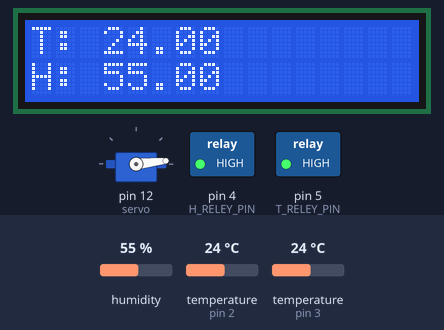
Recording of a sketch running on a simulated Arduino Uno, built with avr-gcc and run on an emulated ATmega328P. Parts: 16×2 character LCD, servo, switched loads named in the sketch (green lamp = pin HIGH). Inputs (shaded band) come from the test bench; at power-on: humidity 55 %, temperature (sensors on pin 2, pin 3) 24 °C.

Above: at 1.2 s.
1.3 s: humidity set to 68 %
At 4.5 s:
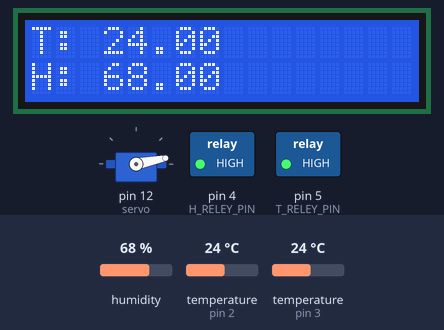
8.8 s: humidity set to 71 %
At 11.8 s:
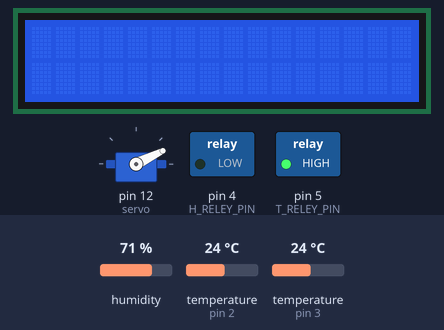
16.3 s: temperature (sensor on pin 2) set to 26.3 °C
At 17.9 s:
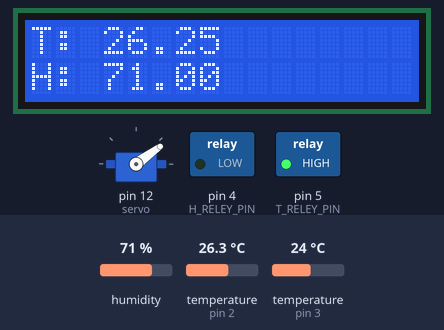
23.8 s: temperature (sensor on pin 2) set to 27.7 °C
At 26.7 s:
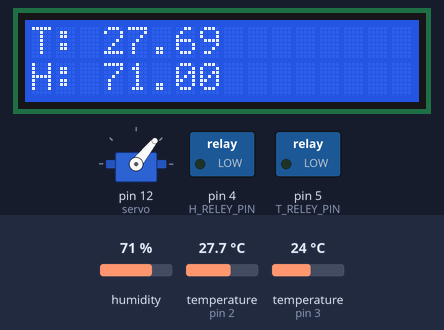
31.3 s: humidity set to 22 %
At 32.5 s:
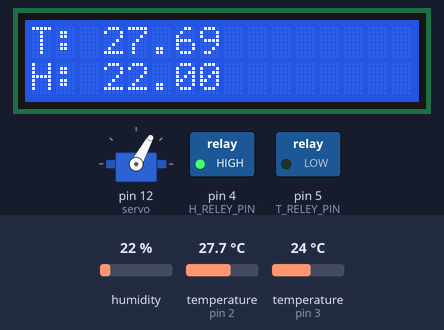
38.6 s: temperature (sensor on pin 2) set to 12 °C
At 41.3 s:
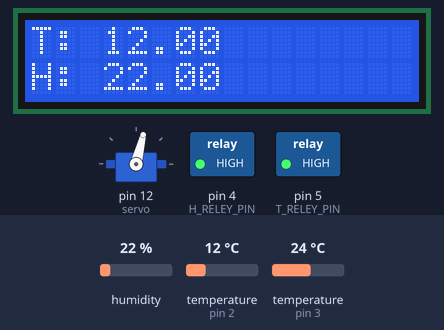
Timing chart, 0 to 54.6 s (numbered marks = the images above; inputs shaded):
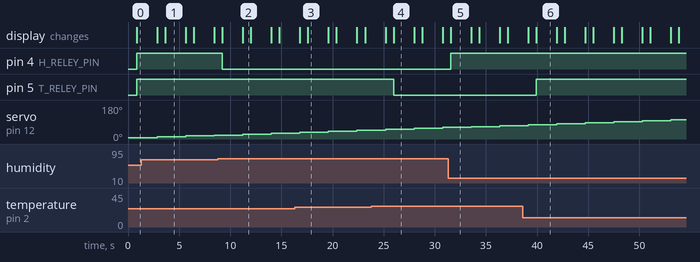

Measured:
- the behaviour switches between 69 and 70 % on humidity (found by bisection; images 1 and 2)
- the behaviour switches between 26.9 and 27 °C on temperature (sensor on pin 2) (found by bisection; images 3 and 4)
- after the input at 1.3 s, the display: first differs from a run without the input after 2.4 s (image 1)
- after the input at 8.8 s, pin 4 (H_RELEY_PIN): HIGH → LOW after 0.43 s; the display: first changes after 0.43 s (image 2 shows a later state)
- after the input at 16.3 s, the display: first differs from a run without the input after 1.3 s (image 3)
- after the input at 23.8 s, pin 5 (T_RELEY_PIN): HIGH → LOW after 2.2 s; the display: first differs from a run without the input after 2.2 s (image 4)
- after the input at 31.3 s, pin 4 (H_RELEY_PIN): LOW → HIGH after 0.24 s; the display: changes after 0.24 s (image 5)
- after the input at 38.6 s, pin 5 (T_RELEY_PIN): LOW → HIGH after 1.3 s; the display: first differs from a run without the input after 1.3 s (image 6)

The sketch:

BasedOnServo.ino
```cpp
#include <Wire.h>
#include <LiquidCrystal_I2C.h>
#include <OneWire.h>
#include <DallasTemperature.h>
#include <DHT.h>
#include <Servo.h>
#include <Thread.h>

// Set the LCD address to 0x27 for a 16 chars and 2 line display
LiquidCrystal_I2C lcd(0x27, 16, 2);

OneWire oneWireTemperature(2);

DallasTemperature sensor(&oneWireTemperature);

DHT dht(3, DHT22);

#define TARGET_TEMP 27
#define TARGET_HUMIDITY 70

#define H_RELEY_PIN 4
#define T_RELEY_PIN 5

Servo servo;

int minDegree = 6;
int maxDegree = 150;

Thread myThread = Thread();

void setup()
{

  lcd.begin();
  sensor.begin();
  dht.begin();

	// Turn on the blacklight and print a message.
	lcd.backlight();
  pinMode(H_RELEY_PIN, OUTPUT);
  pinMode(T_RELEY_PIN, OUTPUT);
  servo.attach(12);
  servo.write(minDegree);

  myThread.onRun(pushServo);
  myThread.setInterval(500);
}

void loop()
{

  if(myThread.shouldRun())
  myThread.run();

  lcd.clear();
	sensor.requestTemperatures();
  float t = sensor.getTempCByIndex(0);
  lcd.print("T: ");
  lcd.print(t);
  float h = dht.readHumidity();
  if (!isnan(h)) {
    lcd.setCursor(0, 1);
    lcd.print("H: ");
    lcd.print(h);

  }

  if (t < TARGET_TEMP) {
    digitalWrite(T_RELEY_PIN, true);
  } else {
    digitalWrite(T_RELEY_PIN, false);
  }

  if (!isnan(h)) {
    if (h < TARGET_HUMIDITY) {
      digitalWrite(H_RELEY_PIN, true);
    } else {
      digitalWrite(H_RELEY_PIN, false);
    }
  }

  delay(2000);
}

void pushServo()
{
  int currentDegree = servo.read();
  static int clockwise = 5;
  if (currentDegree > maxDegree) {
    clockwise = -5;
  }

  if (currentDegree < minDegree) {
    clockwise = 5;
  }

  servo.write(currentDegree + clockwise);
}
```
